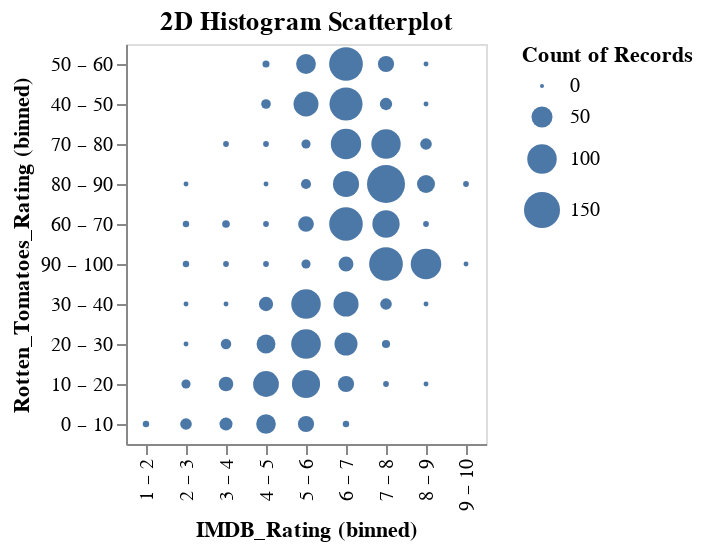

The notebook cell this image was saved under:
### Markdown cell above
## 2D Histogram Scatterplot

### Code cell
@vlplot(
  title = "2D Histogram Scatterplot",
  data = movies,
  mark = :circle, # The mark is a circle for scatterplot
  x = {"IMDB_Rating:o", bin = true}, # The x is binned, bin={maxbins=n} to control 
  y = {"Rotten_Tomatoes_Rating:o", bin = true, sort = "-x"}, # The y value is binned and ordered desending, bin={maxbins=n} to control
  size = "count()"

)

### Figure 1 — Vega-Lite specification as saved in the notebook (floating-point values rounded to 4 significant figures; data arrays with more than 128 entries replaced by an {"elided": "..."} marker saying what was removed)
{"title": "2D Histogram Scatterplot", "data": {"values": {"elided": "2260 records"}}, "mark": "circle", "encoding": {"x": {"bin": true, "field": "IMDB_Rating", "type": "ordinal"}, "y": {"bin": true, "sort": "-x", "field": "Rotten_Tomatoes_Rating", "type": "ordinal"}, "size": {"aggregate": "count", "type": "quantitative"}}}
